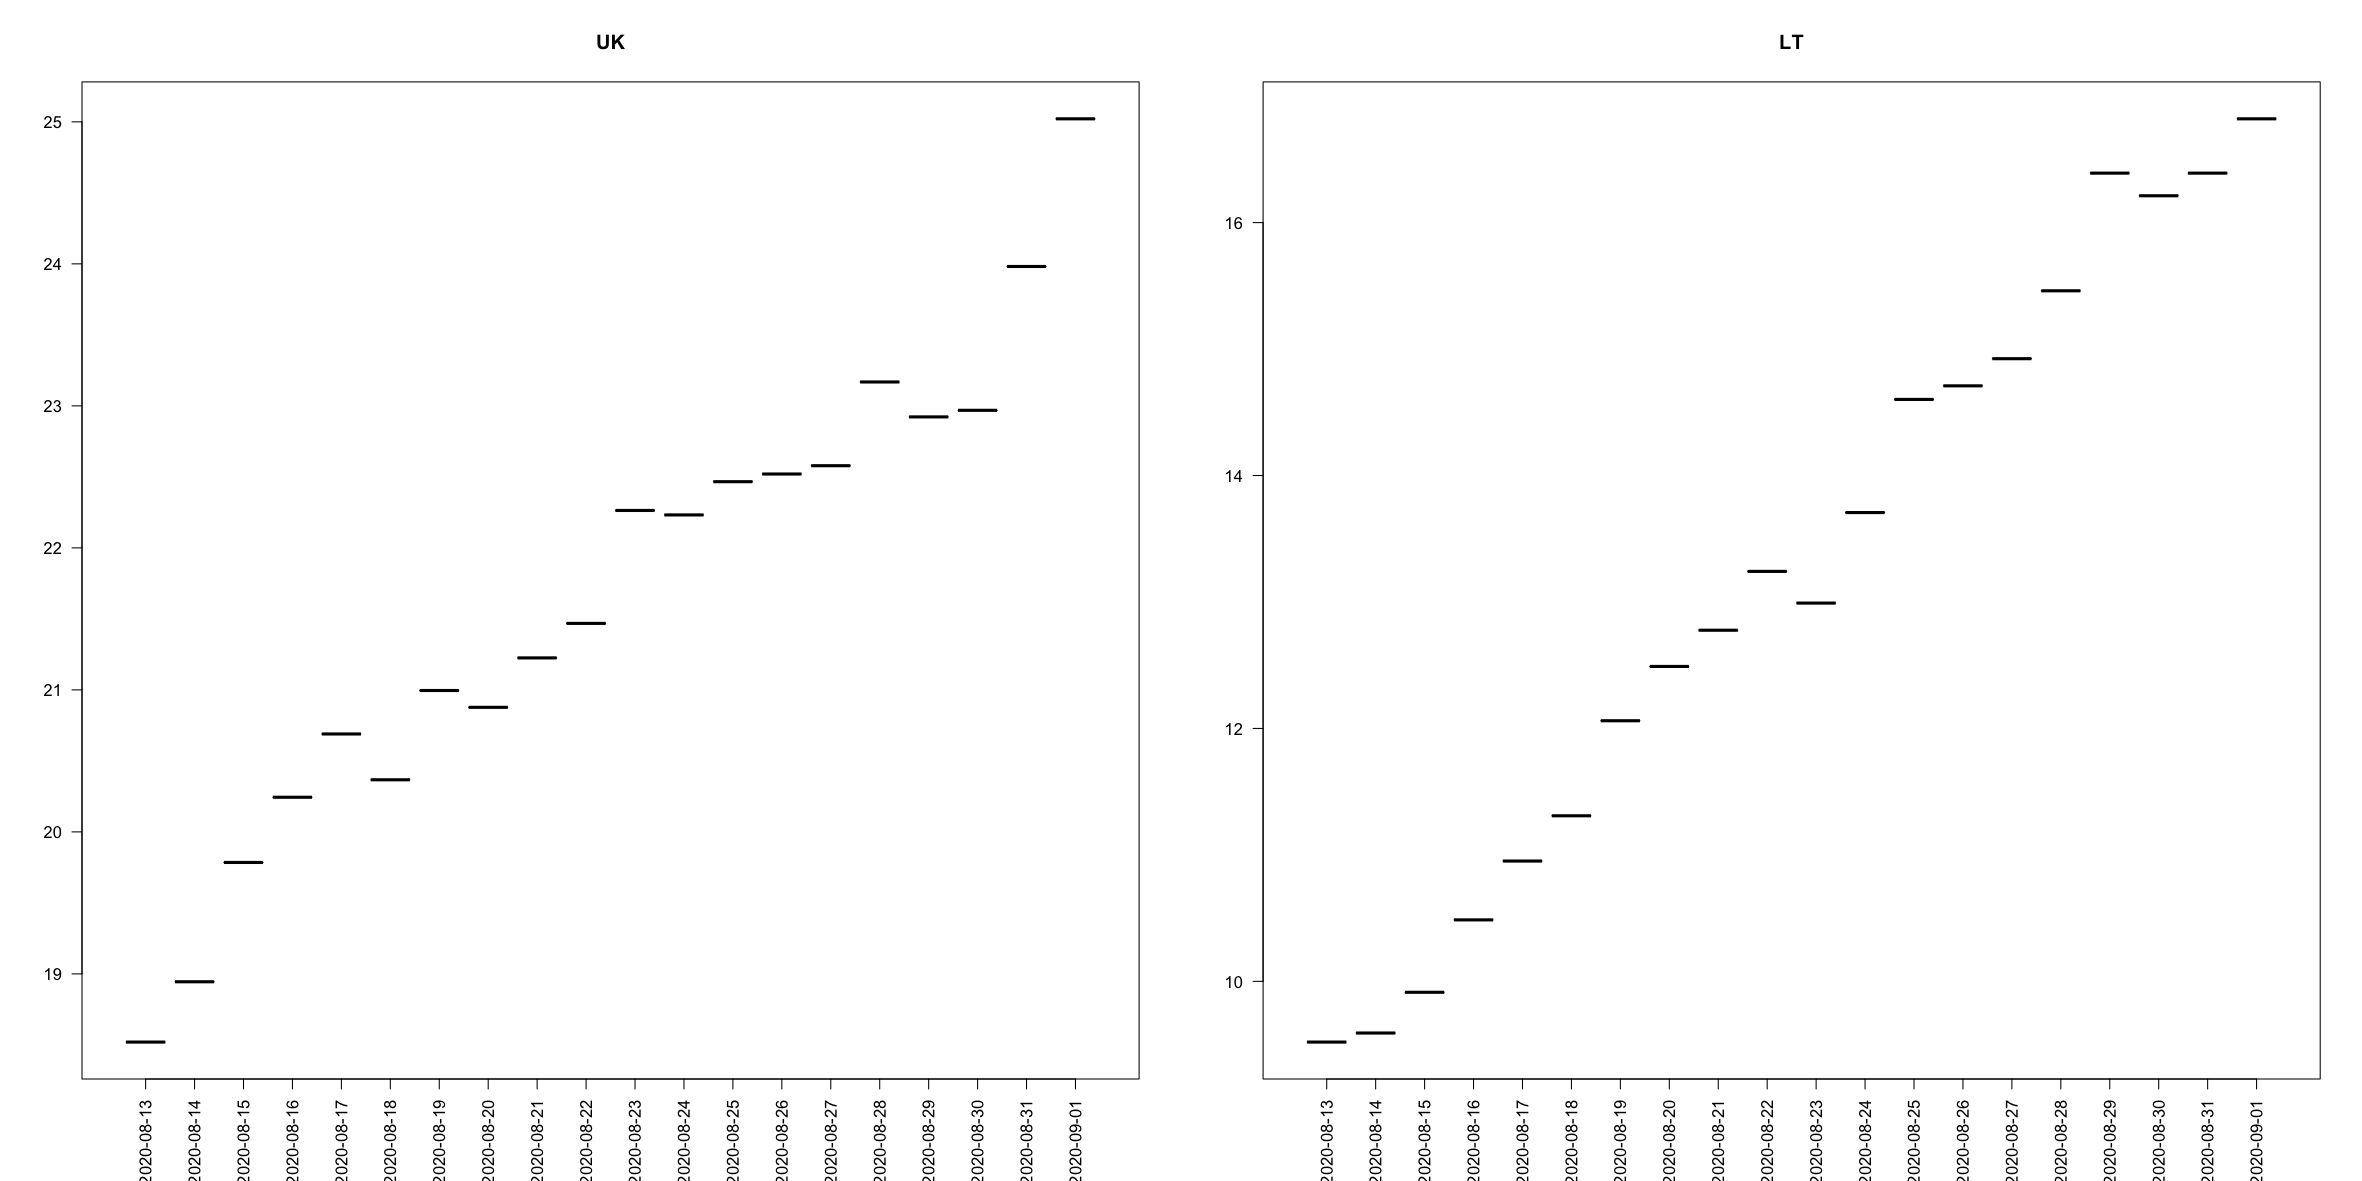

The script that saved this image:
library(utils)
library(gridExtra)
data <- read.csv("https://opendata.ecdc.europa.eu/covid19/casedistribution/csv", na.strings = "", fileEncoding = "UTF-8-BOM")
dsUK <- subset(data, geoId=="UK", select=c(dateRep, cases, Cumulative_number_for_14_days_of_COVID.19_cases_per_100000))
dsLT <- subset(data, geoId=="LT", select=c(dateRep, cases, Cumulative_number_for_14_days_of_COVID.19_cases_per_100000))
colnames(dsUK) <- c("date","cases_UK","index14_UK")
colnames(dsLT) <- c("date","cases_LT","index14_LT")
dsAll <- merge(dsUK, dsLT, by.x="date", all.x=TRUE)
dsAll <- within(dsAll, dates <- strftime(strptime(date,"%d/%m/%Y"),"%Y-%m-%d"))
ds0 <- tail(dsAll[ order(dsAll$dates), ], 20)
ds1 <- ds0[, c(6, 2, 3, 4, 5)]
png('covid_uk_lt.png', width=60, height=30, units="cm", res=100)
par(las=2)
par(mfrow=c(1,2))
plot(factor(ds1$dates), ds1$index14_UK, main="UK", xlab="", ylab="", type="p", col="blue")
plot(factor(ds1$dates), ds1$index14_LT, main="LT", xlab="", ylab="", type="p", col="red")
pdf("covid_uk_lt.pdf", height=11, width=10)
grid.table(ds1, rows=NULL)
dev.off()
